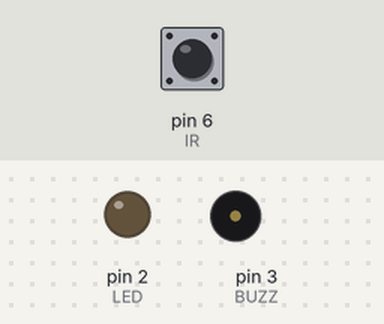
Recording of a sketch running on a simulated Arduino Uno, built with avr-gcc and run on an emulated ATmega328P. Shown: output pins drawn as LEDs (lit = HIGH), buzzer (waves = sounding, pin HIGH). Dashed ring = blinking. Inputs (shaded band) come from the test bench; at power-on: pin 6 (IR) LOW. What the sketch prints to the serial monitor is not drawn.

Above: at 1.2 s.
1.3 s: pin 6 (IR) driven HIGH
At 2.5 s:
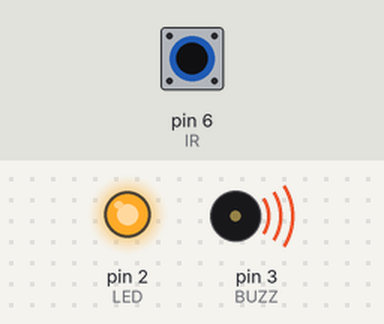
2.8 s: pin 6 (IR) driven LOW
At 3.7 s:
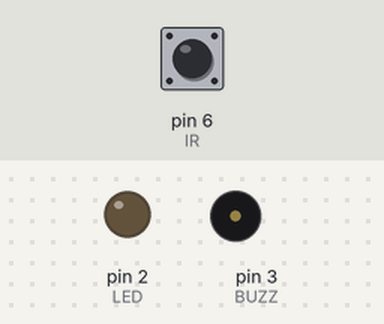
4.5 s: pin 6 (IR) pulsed HIGH 2 times (0.12 s each, 0.3 s apart)
At 4.58 s:
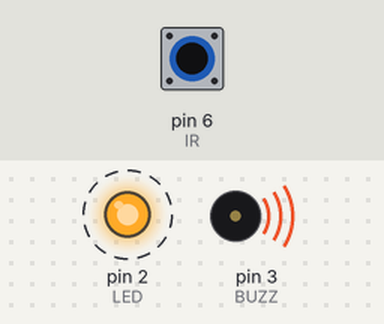
6.6 s: pin 6 (IR) pulsed HIGH 5 times (0.12 s each, 0.3 s apart)
At 8.3 s:
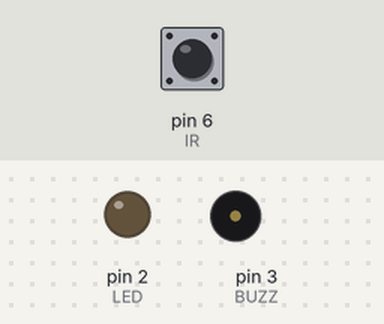
Timing chart, 0 to 9.8 s (numbered marks = the images above; inputs shaded):
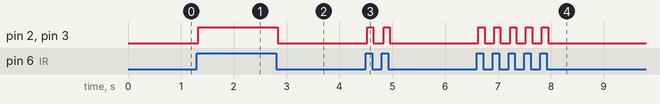

Measured:
- after the input at 1.3 s, pin 2 (LED), pin 3 (BUZZ): LOW → HIGH at once
- after the input at 2.8 s, pin 2 (LED), pin 3 (BUZZ): HIGH → LOW at once
- after the input at 4.5 s, pin 2 (LED), pin 3 (BUZZ): alternates HIGH for 0.11 s and LOW for 0.19 s, 4 changes in all, then stays LOW, starting at once
- after the input at 6.6 s, pin 2 (LED), pin 3 (BUZZ): alternates HIGH for 0.13 s and LOW for 0.17 s, 10 changes in all, then stays LOW, starting at once

The sketch:

Buzzer_with_sensor.ino
```cpp
int LED=2;
int BUZZ=3;
int IR=6;
void setup()
{
  Serial.begin(9600);
  pinMode(LED, OUTPUT);
  pinMode(BUZZ,OUTPUT);
  pinMode(IR,INPUT);
}

void loop()
{
  if(digitalRead(IR)==1)
  {
  Serial.print("Motion Detected");
  digitalWrite(LED, HIGH);
  digitalWrite(BUZZ, HIGH);
  }
  else
  {
    Serial.print("Motion Not Detected");
    digitalWrite(LED,LOW);
    digitalWrite(BUZZ,LOW);
  }
}
```
